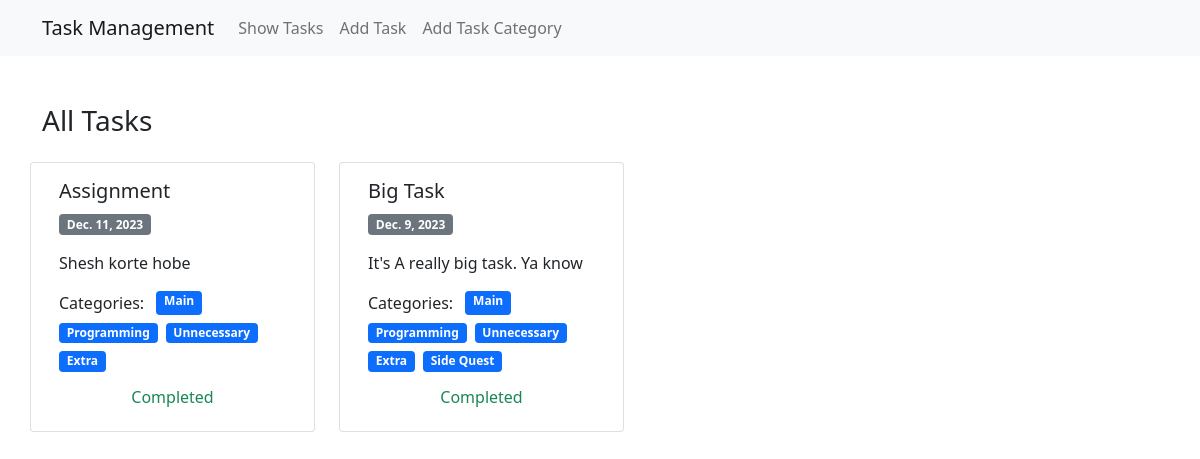
The page / on the database its author committed.
### tasks/models.py (models this page shows)
class Task(models.Model):
    title = models.CharField(max_length=64,verbose_name='Task Title')
    description = models.TextField(verbose_name='Task Description')
    isComplete = models.BooleanField(default=False)
    assignedDate = models.DateField(verbose_name='Assigned Date')
    categories = models.ManyToManyField(TaskCategory,verbose_name='Task Categories')

### task_category/models.py (models this page shows, shortened)
class TaskCategory(models.Model):
    name = models.CharField(max_length=30)

### task_management/views.py (the view)
# urls.py: 2. Add a URL to urlpatterns:  path('', views.home, name='home')
def home(req):
    ctx = {'tasks': Task.objects.all()}
    return render(req, 'home.html', ctx)

### templates/home.html
{% extends "base.html" %}
{% block content %}
<div class="container my-5">
    <h3 class="mb-4">All Tasks</h3>
    <div class="row flex-wrap gap-4">
        {% for task in tasks %}
        <div class="card col-12 col-md-4 col-lg-3">
            <div class="card-body">
                <h5 class="card-title">{{task.title}}</h5>
                <span class="badge bg-secondary mb-3">{{task.assignedDate}}</span>
                <p class="card-text">{{task.description}}</p>
                <div class="d-flex flex-wrap gap-2 my-3"> Categories:&nbsp;
                    {% for category in task.categories.all %}
                    <span class="badge bg-primary">{{category.name}}</span>
                    {% endfor %}
                </div>
                {% if task.isComplete %}
                <h6 class="text-success text-center mt-2">Completed</h6>
                {% else %}
                <div class="d-flex flex-wrap gap-2">
                    <a href="{% url "editTask" task.id %}" class="btn btn-warning btn-sm">Edit</a>
                    <a href="{% url "deleteTask" task.id %}" class="btn btn-danger btn-sm">Delete</a>
                    <a href="{% url "completeTask" task.id  %}" class="btn btn-success btn-sm">Mark Completed</a>
                </div>
                {% endif %}
            </div>
        </div>
        {% endfor %}
    </div>
</div>
{% endblock content %}

### templates/base.html (shortened to what this page needs)
<!DOCTYPE html>
<html>
<head>
    <link href="https://cdn.jsdelivr.net/npm/bootstrap@5.0.2/dist/css/bootstrap.min.css" rel="stylesheet"
>
</head>
<body>
    <nav class="navbar navbar-expand-lg navbar-light bg-light">
        <div class="container">
            <a class="navbar-brand" href="/">Task Management</a>
            <div class="collapse navbar-collapse" id="navbarSupportedContent">
                <ul class="navbar-nav me-auto mb-2 mb-lg-0">
                    <li class="nav-item">
                        <a class="nav-link" href="{% url "home" %}">Show Tasks</a>
                    </li>
                    <li class="nav-item">
                        <a class="nav-link" href="{% url "addTask" %}">Add Task</a>
                    </li>
                    <li class="nav-item">
                        <a class="nav-link" href="{% url "addTaskCategory" %}">Add Task Category</a>
                    </li>
                </ul>
            </div>
        </div>
    </nav>
    {% block content %}
    {% endblock %}
</body>
</html>

### rows shown on the page
Task: title "Assignment", assignedDate "Dec. 11, 2023", description "Shesh korte hobe", isComplete "Completed"
TaskCategory: name "Main"
TaskCategory: name "Programming"
TaskCategory: name "Unnecessary"
TaskCategory: name "Extra"
Task: title "Big Task", assignedDate "Dec. 9, 2023", description "It's A really big task. Ya know", isComplete "Completed"
TaskCategory: name "Side Quest"
